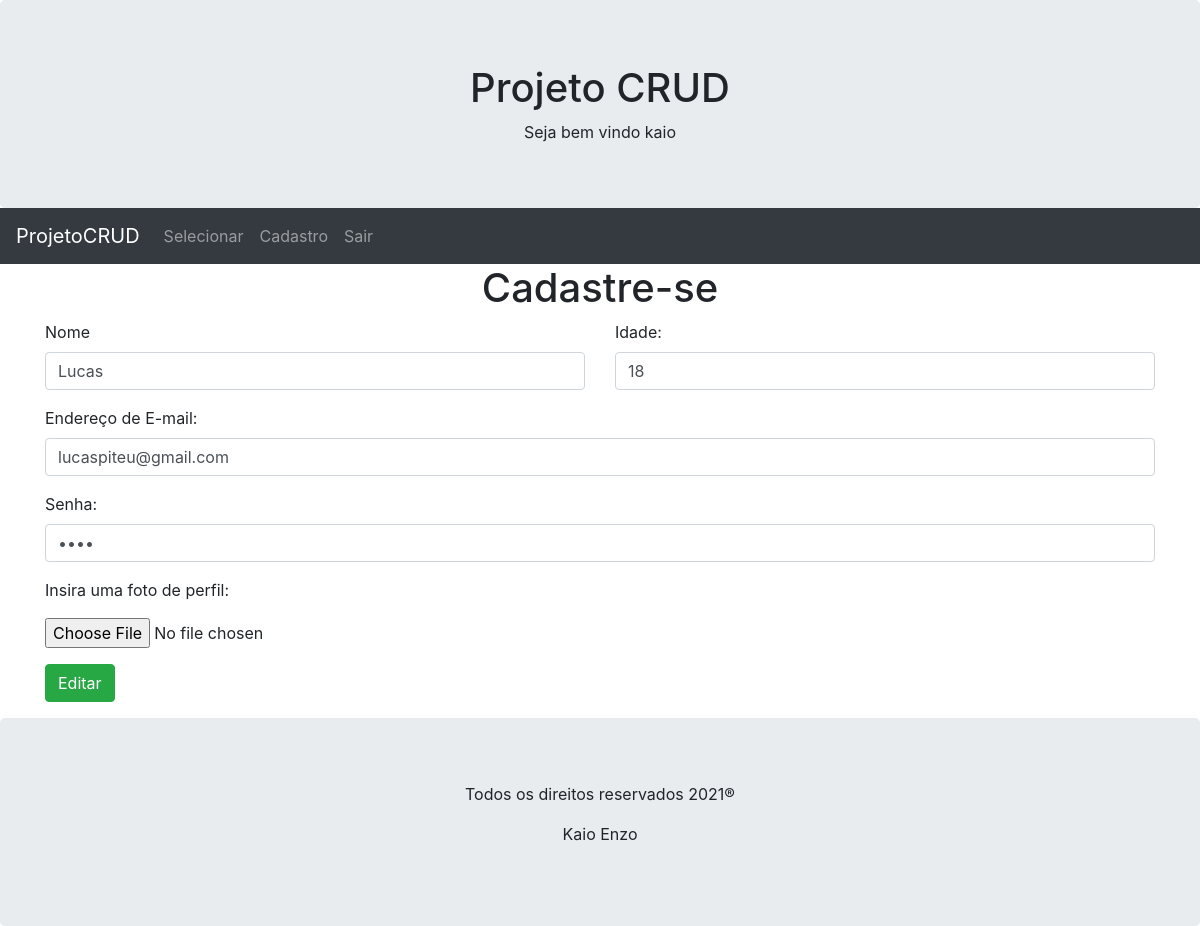
Before: /cadastro.php?id=18 (signed in) with the older database file.
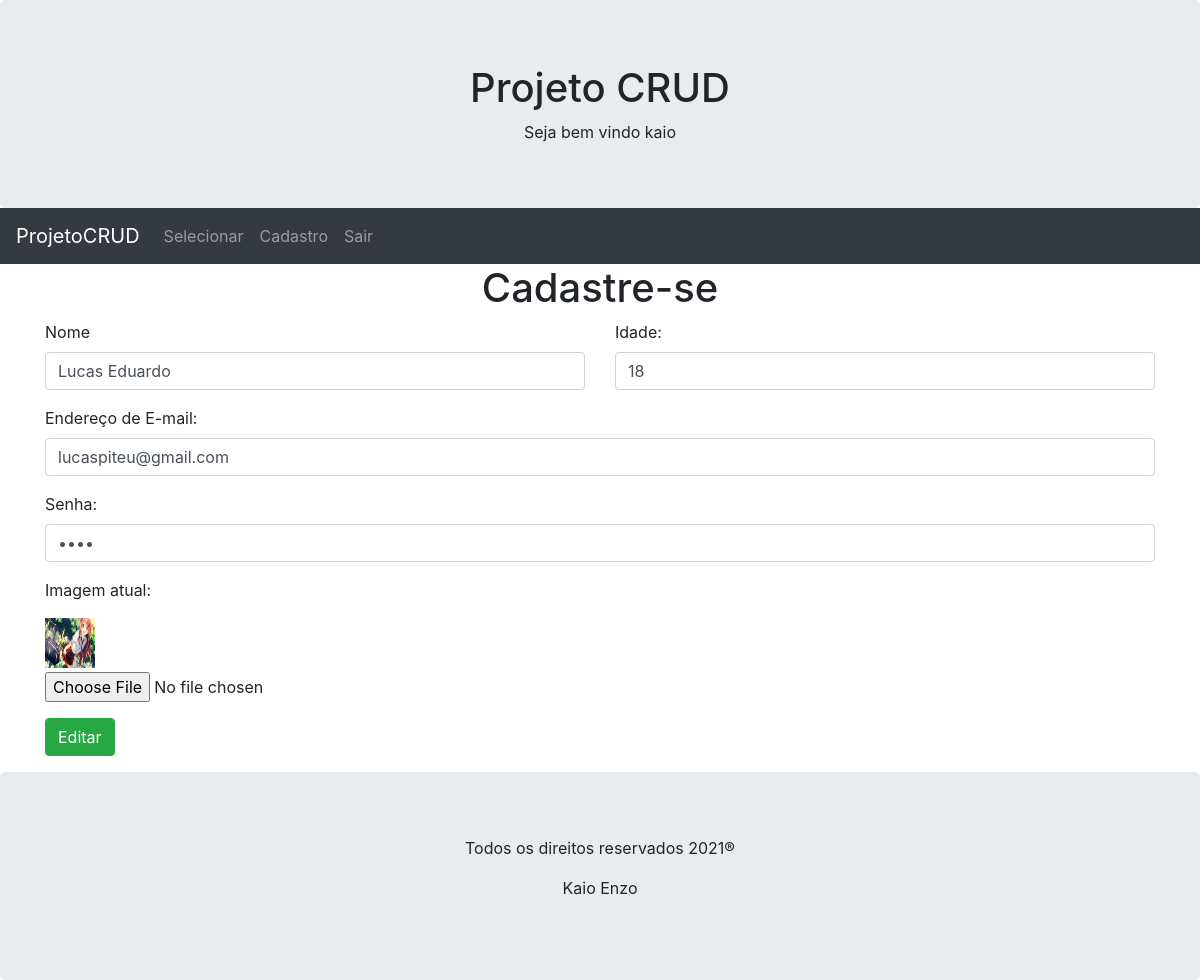
After: the same page with the newer database file.
### tables this page shows
CREATE TABLE `dadosuser` (
  `id` int(6) UNSIGNED NOT NULL,
  `nome` varchar(30) NOT NULL,
  `idade` int(11) NOT NULL,
  `email` varchar(100) NOT NULL,
  `senha` varchar(50) NOT NULL,
  `imagem` varchar(100) NOT NULL
);

### classes/ClassCrud.php (called while the page is built, shortened)
<?php
class ClassCrud extends ClasseBanco2 {
    private $Contador;
    private $Resultado;
    private function countParametros($Parametros) {
        $this->Contador = count($Parametros);
    }
    private function preparedStatements($Query, $Tipos, $Parametros){
        $Con = $this->conecta_DB();
        $this->Crud = $Con->prepare($Query);
        if ($this->Contador > 0){
            $CallParametros = array();
            foreach ($Parametros as $Key=> $Parametro){
                $CallParametros[$Key]=&$Parametros[$Key];
            }
        array_unshift($CallParametros, $Tipos);
        call_user_func_array(array($this->Crud, 'bind_param'), $CallParametros);
    }
    $this->Crud->execute();
    $this->Resultado = $this->Crud->get_result();
}
    public function selectDB($Campos, $Tabela, $Condicao, $Tipos, $Parametros) {
        $this->preparedStatements("select {$Campos} from {$Tabela} {$Condicao}", $Tipos, $Parametros);
        return $this->Resultado;
    }
}

### includes/formulario_cadastro.php (the view, shortened to what this page needs)
<?php
include './classes/ClassCrud.php';
if (isset($_GET['id'])){
    $Acao="Editar";
    $Crud = new ClassCrud();
    $BFetch = $Crud->selectDB("*", "dadosuser", "where Id=?", "i", array($_GET['id']));
    $Fetch = $BFetch->fetch_all();
    foreach ($Fetch as $Fetchs){
        $Nome= $Fetchs[1];
        $Idade= $Fetchs[2];
        $Email= $Fetchs[3];
        $Senha= $Fetchs[4];
        $Imagem= $Fetchs[5];
    }
}
echo "<h1 class='text-center'> Cadastre-se</h1>";
?>
<div class="container form-group">
    <form action="Controllers/ControllerCadastro.php" class="form-horizontal" id="FormCadstro"  method="POST" enctype="multipart/form-data">
    <div class="row">
    <div class="col-6">
    <div class="form-group">
    <label for="nome">Nome</label>
    <input type="text" class="form-control"  name="nome" value="<?php echo $Nome;?>" required>
    </div>
    </div>
    <div class="col-6">
    <div class="form-group">
    <label for="email">Idade:</label>
    <input type="idade" class="form-control"  name="idade" value="<?php echo $Idade;?>" required>
    </div>
    </div>
    </div>
  <div class="form-group">
    <label for="email">Endereço de E-mail:</label>
    <input type="email" class="form-control" name="email" value="<?php echo $Email;?>" required>
  </div>
  <div class="form-group">
    <label for="pwd">Senha:</label>
    <input type="password" class="form-control"  name="senha" value="<?php echo $Senha;?>" required>
  </div>
    <div class="form-group">
        <div class="mb-1">
        <?php
        if ($Imagem==TRUE){
        echo
        "<p> Imagem atual:</p>".
        "<img width='50px' height='50px' src='uploads/{$Imagem}'>"  ;
        }else{
            echo "<p> Insira uma foto de perfil:</p>";
        }
        ?>
    </div>
    <input type="file" name="imagem" id="imagem" class="form-control-file" required>
  </div>
    <input type="submit" class="btn btn-success" value="<?php echo $Acao ?>" name="submit">
</form>
</div>
</body>
<?php include 'includes/footer.php';
?>

### cadastro.php (shortened to what this page needs)
<head>
</head>
    <?php
include 'includes/header.php';
include  'includes/formulario_cadastro.php';

### includes/header.php (shortened to what this page needs)
<!DOCTYPE html>
<html>
<head>
<link href="//maxcdn.bootstrapcdn.com/bootstrap/4.0.0/css/bootstrap.min.css" rel="stylesheet" id="bootstrap-css">
</head>
<body>
<div class="jumbotron text-center my-0" >
    <h1>Projeto CRUD</h1>
    <?php echo "Seja bem vindo ". $_SESSION['usuarioNome']?>
</div>
<nav class="navbar navbar-expand-sm bg-dark navbar-dark my-0">
  <a class="navbar-brand" href="index.php">ProjetoCRUD</a>
  <div class="collapse navbar-collapse" id="collapsibleNavbar">
    <ul class="navbar-nav">
      <li class="nav-item">
        <a class="nav-link" href="selecionar.php">Selecionar</a>
      </li>
      <li class="nav-item">
        <a class="nav-link" href="cadastro.php">Cadastro</a>
      </li>
      <li class="nav-item">
        <a class="nav-link" href="sair.php">Sair</a>
      </li>
    </ul>
  </div>
</nav>
</body>

### includes/footer.php (shortened to what this page needs)
<div class="jumbotron text-center" style="margin-bottom:0">
    <p>
        Todos os direitos reservados <?php echo date("Y"); ?>&reg;
    </p>
    <p>
        Kaio Enzo
    </p>
</div>

Changed rows visible on the page:
changed dadosuser "lucaspiteu@gmail.com": nome "Lucas" → "Lucas Eduardo"; imagem: picture added
Other visible differences:
text no longer shown: "Insira uma foto de perfil:"
text now shown: "Imagem atual:"
